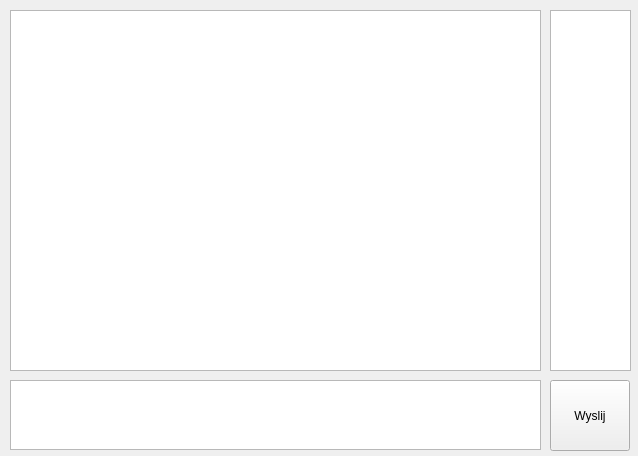
<?xml version="1.0" encoding="UTF-8"?>
<ui version="4.0">
 <class>UserRoom</class>
 <widget class="QWidget" name="UserRoom">
  <property name="geometry">
   <rect>
    <x>0</x>
    <y>0</y>
    <width>638</width>
    <height>456</height>
   </rect>
  </property>
  <property name="windowTitle">
   <string>ChatRoom</string>
  </property>
  <property name="toolTipDuration">
   <number>0</number>
  </property>
  <property name="locale">
   <locale language="Polish" country="Poland"/>
  </property>
  <widget class="QPushButton" name="sendButton">
   <property name="geometry">
    <rect>
     <x>550</x>
     <y>380</y>
     <width>80</width>
     <height>71</height>
    </rect>
   </property>
   <property name="locale">
    <locale language="Polish" country="Poland"/>
   </property>
   <property name="text">
    <string>Wyslij</string>
   </property>
  </widget>
  <widget class="QTextBrowser" name="textBrowser">
   <property name="geometry">
    <rect>
     <x>10</x>
     <y>10</y>
     <width>531</width>
     <height>361</height>
    </rect>
   </property>
   <property name="locale">
    <locale language="Polish" country="Poland"/>
   </property>
   <property name="html">
    <string>&lt;!DOCTYPE HTML PUBLIC &quot;-//W3C//DTD HTML 4.0//EN&quot; &quot;http://www.w3.org/TR/REC-html40/strict.dtd&quot;&gt;
&lt;html&gt;&lt;head&gt;&lt;meta name=&quot;qrichtext&quot; content=&quot;1&quot; /&gt;&lt;meta charset=&quot;utf-8&quot; /&gt;&lt;style type=&quot;text/css&quot;&gt;
p, li { white-space: pre-wrap; }
&lt;/style&gt;&lt;/head&gt;&lt;body style=&quot; font-family:'Ubuntu'; font-size:10pt; font-weight:400; font-style:normal;&quot;&gt;
&lt;p style=&quot;-qt-paragraph-type:empty; margin-top:0px; margin-bottom:0px; margin-left:0px; margin-right:0px; -qt-block-indent:0; text-indent:0px;&quot;&gt;&lt;br /&gt;&lt;/p&gt;&lt;/body&gt;&lt;/html&gt;</string>
   </property>
  </widget>
  <widget class="QPlainTextEdit" name="plainTextEdit">
   <property name="geometry">
    <rect>
     <x>10</x>
     <y>380</y>
     <width>531</width>
     <height>70</height>
    </rect>
   </property>
   <property name="sizePolicy">
    <sizepolicy hsizetype="Expanding" vsizetype="Preferred">
     <horstretch>0</horstretch>
     <verstretch>0</verstretch>
    </sizepolicy>
   </property>
   <property name="plainText">
    <string/>
   </property>
  </widget>
  <widget class="QListWidget" name="listWidget">
   <property name="geometry">
    <rect>
     <x>550</x>
     <y>10</y>
     <width>81</width>
     <height>361</height>
    </rect>
   </property>
  </widget>
 </widget>
 <resources/>
 <connections/>
</ui>
